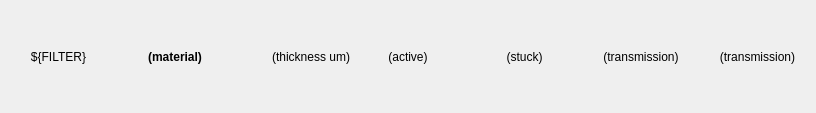
<?xml version="1.0" encoding="UTF-8"?>
<ui version="4.0">
 <class>Form</class>
 <widget class="QWidget" name="Form">
  <property name="geometry">
   <rect>
    <x>0</x>
    <y>0</y>
    <width>816</width>
    <height>113</height>
   </rect>
  </property>
  <property name="windowTitle">
   <string>Form</string>
  </property>
  <layout class="QHBoxLayout" name="horizontalLayout" stretch="0,0,0,0,0,0,0">
   <property name="spacing">
    <number>0</number>
   </property>
   <property name="leftMargin">
    <number>0</number>
   </property>
   <property name="topMargin">
    <number>0</number>
   </property>
   <property name="rightMargin">
    <number>0</number>
   </property>
   <property name="bottomMargin">
    <number>0</number>
   </property>
   <item>
    <widget class="QLabel" name="label">
     <property name="text">
      <string>${FILTER}</string>
     </property>
     <property name="alignment">
      <set>Qt::AlignCenter</set>
     </property>
    </widget>
   </item>
   <item>
    <widget class="PyDMLabel" name="Material">
     <property name="font">
      <font>
       <weight>75</weight>
       <bold>true</bold>
      </font>
     </property>
     <property name="toolTip">
      <string/>
     </property>
     <property name="text">
      <string>(material)</string>
     </property>
     <property name="alignment">
      <set>Qt::AlignCenter</set>
     </property>
     <property name="showUnits" stdset="0">
      <bool>false</bool>
     </property>
     <property name="channel" stdset="0">
      <string>ca://${prefix}:AXIS:${FILTER}:Material</string>
     </property>
     <property name="displayFormat" stdset="0">
      <enum>PyDMLabel::String</enum>
     </property>
    </widget>
   </item>
   <item>
    <widget class="PyDMLabel" name="Thickness">
     <property name="font">
      <font>
       <weight>50</weight>
       <bold>false</bold>
      </font>
     </property>
     <property name="toolTip">
      <string/>
     </property>
     <property name="text">
      <string>(thickness um)</string>
     </property>
     <property name="alignment">
      <set>Qt::AlignRight|Qt::AlignTrailing|Qt::AlignVCenter</set>
     </property>
     <property name="showUnits" stdset="0">
      <bool>true</bool>
     </property>
     <property name="channel" stdset="0">
      <string>ca://${prefix}:AXIS:${FILTER}:Thickness</string>
     </property>
     <property name="displayFormat" stdset="0">
      <enum>PyDMLabel::Decimal</enum>
     </property>
    </widget>
   </item>
   <item>
    <widget class="PyDMLabel" name="Active">
     <property name="font">
      <font>
       <weight>50</weight>
       <bold>false</bold>
      </font>
     </property>
     <property name="toolTip">
      <string>Active: should it be included in calculations?</string>
     </property>
     <property name="text">
      <string>(active)</string>
     </property>
     <property name="alignment">
      <set>Qt::AlignCenter</set>
     </property>
     <property name="showUnits" stdset="0">
      <bool>false</bool>
     </property>
     <property name="channel" stdset="0">
      <string>ca://${prefix}:AXIS:${FILTER}:Active</string>
     </property>
     <property name="displayFormat" stdset="0">
      <enum>PyDMLabel::String</enum>
     </property>
    </widget>
   </item>
   <item>
    <widget class="PyDMLabel" name="Stuck">
     <property name="font">
      <font>
       <weight>50</weight>
       <bold>false</bold>
      </font>
     </property>
     <property name="toolTip">
      <string/>
     </property>
     <property name="text">
      <string>(stuck)</string>
     </property>
     <property name="alignment">
      <set>Qt::AlignCenter</set>
     </property>
     <property name="showUnits" stdset="0">
      <bool>true</bool>
     </property>
     <property name="channel" stdset="0">
      <string>ca://${prefix}:AXIS:${FILTER}:IsStuck</string>
     </property>
     <property name="displayFormat" stdset="0">
      <enum>PyDMLabel::String</enum>
     </property>
    </widget>
   </item>
   <item>
    <widget class="PyDMLabel" name="Transmission">
     <property name="font">
      <font>
       <weight>50</weight>
       <bold>false</bold>
      </font>
     </property>
     <property name="toolTip">
      <string/>
     </property>
     <property name="text">
      <string>(transmission)</string>
     </property>
     <property name="alignment">
      <set>Qt::AlignCenter</set>
     </property>
     <property name="showUnits" stdset="0">
      <bool>true</bool>
     </property>
     <property name="channel" stdset="0">
      <string>ca://${prefix}:AXIS:${FILTER}:Transmission_RBV</string>
     </property>
     <property name="displayFormat" stdset="0">
      <enum>PyDMLabel::Exponential</enum>
     </property>
    </widget>
   </item>
   <item>
    <widget class="PyDMLabel" name="Transmission3Omega">
     <property name="font">
      <font>
       <weight>50</weight>
       <bold>false</bold>
      </font>
     </property>
     <property name="toolTip">
      <string/>
     </property>
     <property name="text">
      <string>(transmission)</string>
     </property>
     <property name="alignment">
      <set>Qt::AlignCenter</set>
     </property>
     <property name="showUnits" stdset="0">
      <bool>true</bool>
     </property>
     <property name="channel" stdset="0">
      <string>ca://${prefix}:AXIS:${FILTER}:Transmission3Omega_RBV</string>
     </property>
     <property name="displayFormat" stdset="0">
      <enum>PyDMLabel::Exponential</enum>
     </property>
    </widget>
   </item>
  </layout>
 </widget>
 <customwidgets>
  <customwidget>
   <class>PyDMLabel</class>
   <extends>QLabel</extends>
   <header>pydm.widgets.label</header>
  </customwidget>
 </customwidgets>
 <resources/>
 <connections/>
</ui>
